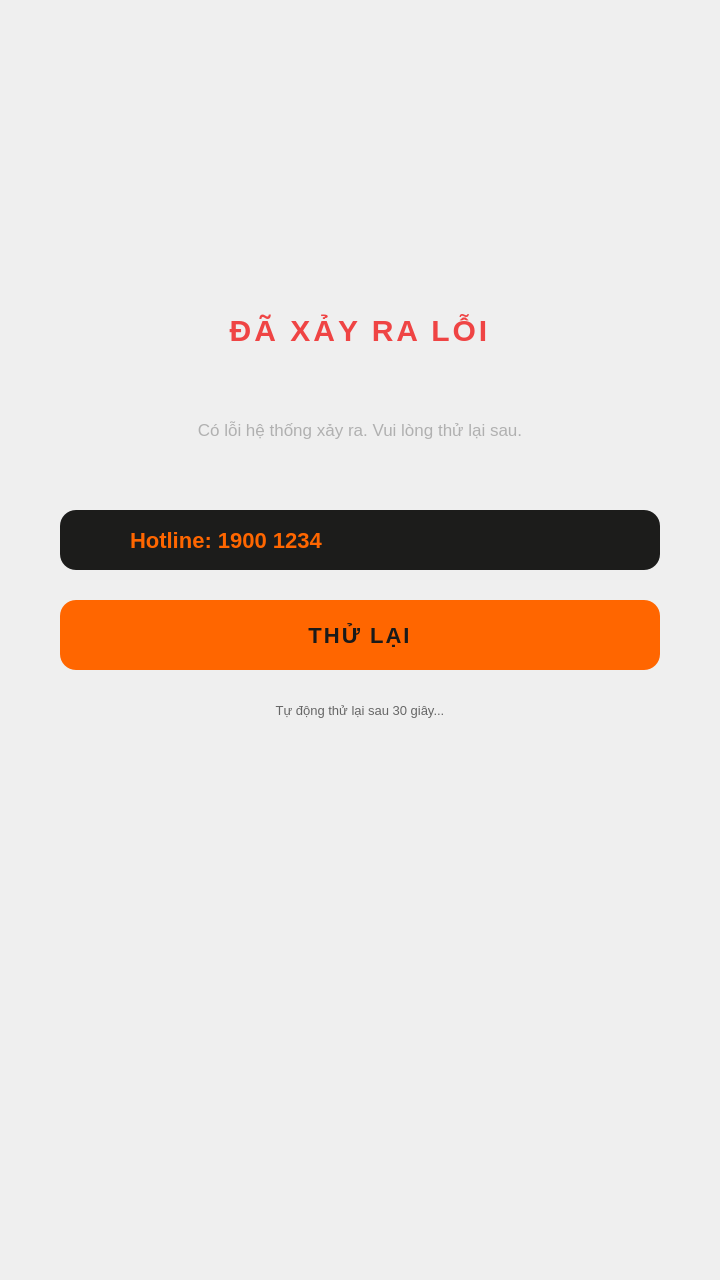
<?xml version="1.0" encoding="UTF-8"?>
<ui version="4.0">
 <class>ErrorScreenContent</class>
 <widget class="QWidget" name="errorScreen">
  <property name="geometry">
   <rect>
    <x>0</x>
    <y>0</y>
    <width>720</width>
    <height>1280</height>
   </rect>
  </property>
  <property name="windowTitle">
   <string>Form</string>
  </property>
  <property name="styleSheet">
   <string notr="true">QWidget#errorScreen {
    background-color: #0A0A0A;
    font-family: &quot;Be Vietnam Pro&quot;;
}

QLabel#lblIcon {
    background: transparent;
    border: none;
}

QLabel#lblTitle {
    background: transparent;
    border: none;
    color: #EF4444;
    font-size: 30px;
    font-weight: bold;
    letter-spacing: 3px;
}

QLabel#lblMessage {
    background: transparent;
    border: none;
    color: #B0B0B0;
    font-size: 17px;
}

QFrame#frameHotline {
    background-color: #1C1C1B;
    border: none;
    border-radius: 16px;
}

QLabel#lblHotlineIcon {
    background: transparent;
    border: none;
    color: #FF6600;
    font-size: 24px;
}

QLabel#lblHotline {
    background: transparent;
    border: none;
    color: #FF6600;
    font-size: 22px;
    font-weight: bold;
}

QPushButton#btnRetry {
    background-color: #FF6600;
    border: none;
    border-radius: 16px;
    color: #1A1A1A;
    font-size: 22px;
    font-weight: bold;
    letter-spacing: 2px;
}

QPushButton#btnRetry:pressed {
    background-color: #E85C00;
}

QPushButton#btnRetry:disabled {
    background-color: #555555;
    color: #888888;
}

QLabel#lblCountdown {
    background: transparent;
    border: none;
    color: #666666;
    font-size: 13px;
}</string>
  </property>
  <widget class="QLabel" name="lblIcon">
   <property name="geometry">
    <rect>
     <x>310</x>
     <y>180</y>
     <width>100</width>
     <height>100</height>
    </rect>
   </property>
   <property name="text">
    <string/>
   </property>
   <property name="pixmap">
    <pixmap resource="../resources.qrc">:/assets/warning.svg</pixmap>
   </property>
   <property name="scaledContents">
    <bool>true</bool>
   </property>
   <property name="alignment">
    <set>Qt::AlignCenter</set>
   </property>
  </widget>
  <widget class="QLabel" name="lblTitle">
   <property name="geometry">
    <rect>
     <x>60</x>
     <y>300</y>
     <width>600</width>
     <height>60</height>
    </rect>
   </property>
   <property name="text">
    <string>ĐÃ XẢY RA LỖI</string>
   </property>
   <property name="alignment">
    <set>Qt::AlignCenter</set>
   </property>
  </widget>
  <widget class="QLabel" name="lblMessage">
   <property name="geometry">
    <rect>
     <x>60</x>
     <y>380</y>
     <width>600</width>
     <height>100</height>
    </rect>
   </property>
   <property name="text">
    <string>Có lỗi hệ thống xảy ra. Vui lòng thử lại sau.</string>
   </property>
   <property name="alignment">
    <set>Qt::AlignCenter</set>
   </property>
   <property name="wordWrap">
    <bool>true</bool>
   </property>
  </widget>
  <widget class="QFrame" name="frameHotline">
   <property name="geometry">
    <rect>
     <x>60</x>
     <y>510</y>
     <width>600</width>
     <height>60</height>
    </rect>
   </property>
   <property name="frameShape">
    <enum>QFrame::StyledPanel</enum>
   </property>
   <property name="frameShadow">
    <enum>QFrame::Raised</enum>
   </property>
   <widget class="QLabel" name="lblHotlineIcon">
    <property name="geometry">
     <rect>
      <x>20</x>
      <y>10</y>
      <width>40</width>
      <height>40</height>
     </rect>
    </property>
    <property name="text">
     <string/>
    </property>
    <property name="pixmap">
     <pixmap resource="../resources.qrc">:/assets/phone.svg</pixmap>
    </property>
    <property name="scaledContents">
     <bool>true</bool>
    </property>
    <property name="alignment">
     <set>Qt::AlignCenter</set>
    </property>
   </widget>
   <widget class="QLabel" name="lblHotline">
    <property name="geometry">
     <rect>
      <x>70</x>
      <y>10</y>
      <width>520</width>
      <height>40</height>
     </rect>
    </property>
    <property name="text">
     <string>Hotline: 1900 1234</string>
    </property>
    <property name="alignment">
     <set>Qt::AlignLeading|Qt::AlignLeft|Qt::AlignVCenter</set>
    </property>
   </widget>
  </widget>
  <widget class="QPushButton" name="btnRetry">
   <property name="geometry">
    <rect>
     <x>60</x>
     <y>600</y>
     <width>600</width>
     <height>70</height>
    </rect>
   </property>
   <property name="text">
    <string>THỬ LẠI</string>
   </property>
  </widget>
  <widget class="QLabel" name="lblCountdown">
   <property name="geometry">
    <rect>
     <x>0</x>
     <y>690</y>
     <width>720</width>
     <height>40</height>
    </rect>
   </property>
   <property name="text">
    <string>Tự động thử lại sau 30 giây...</string>
   </property>
   <property name="alignment">
    <set>Qt::AlignCenter</set>
   </property>
  </widget>
 </widget>
 <resources>
  <include location="../resources.qrc"/>
 </resources>
 <connections/>
</ui>
